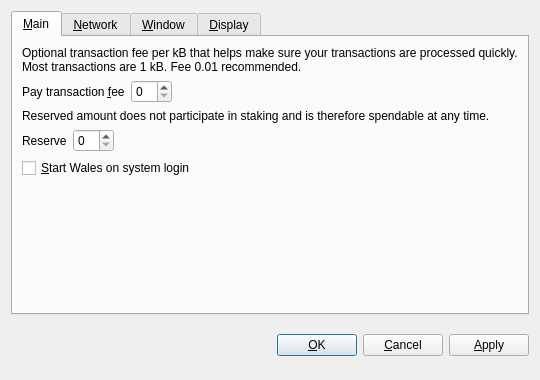
<?xml version="1.0" encoding="UTF-8"?>
<ui version="4.0">
 <class>OptionsDialog</class>
 <widget class="QDialog" name="OptionsDialog">
  <property name="geometry">
   <rect>
    <x>0</x>
    <y>0</y>
    <width>540</width>
    <height>380</height>
   </rect>
  </property>
  <property name="windowTitle">
   <string>Options</string>
  </property>
  <property name="modal">
   <bool>true</bool>
  </property>
  <layout class="QVBoxLayout" name="verticalLayout">
   <item>
    <widget class="QTabWidget" name="tabWidget">
     <property name="tabPosition">
      <enum>QTabWidget::North</enum>
     </property>
     <property name="currentIndex">
      <number>0</number>
     </property>
     <widget class="QWidget" name="tabMain">
      <attribute name="title">
       <string>&amp;Main</string>
      </attribute>
      <layout class="QVBoxLayout" name="verticalLayout_Main">
       <item>
        <widget class="QLabel" name="transactionFeeInfoLabel">
         <property name="text">
          <string>Optional transaction fee per kB that helps make sure your transactions are processed quickly. Most transactions are 1 kB. Fee 0.01 recommended.</string>
         </property>
         <property name="textFormat">
          <enum>Qt::PlainText</enum>
         </property>
         <property name="wordWrap">
          <bool>true</bool>
         </property>
        </widget>
       </item>
       <item>
        <layout class="QHBoxLayout" name="horizontalLayoutFee">
         <item>
          <widget class="QLabel" name="transactionFeeLabel">
           <property name="text">
            <string>Pay transaction &amp;fee</string>
           </property>
           <property name="textFormat">
            <enum>Qt::PlainText</enum>
           </property>
           <property name="buddy">
            <cstring>transactionFee</cstring>
           </property>
          </widget>
         </item>
         <item>
          <widget class="BitcoinAmountField" name="transactionFee"/>
         </item>
         <item>
          <spacer name="horizontalSpacerFee">
           <property name="orientation">
            <enum>Qt::Horizontal</enum>
           </property>
           <property name="sizeHint" stdset="0">
            <size>
             <width>40</width>
             <height>20</height>
            </size>
           </property>
          </spacer>
         </item>
        </layout>
       </item>
       <item>
        <widget class="QLabel" name="reserveBalanceInfoLabel">
         <property name="text">
          <string>Reserved amount does not participate in staking and is therefore spendable at any time.</string>
         </property>
         <property name="textFormat">
          <enum>Qt::PlainText</enum>
         </property>
         <property name="wordWrap">
          <bool>true</bool>
         </property>
        </widget>
       </item>
       <item>
        <layout class="QHBoxLayout" name="horizontalLayoutReserveBalance">
         <item>
          <widget class="QLabel" name="reserveBalanceLabel">
           <property name="text">
            <string>Reserve</string>
           </property>
           <property name="textFormat">
            <enum>Qt::PlainText</enum>
           </property>
           <property name="buddy">
            <cstring>reserveBalance</cstring>
           </property>
          </widget>
         </item>
         <item>
          <widget class="BitcoinAmountField" name="reserveBalance"/>
         </item>
         <item>
          <spacer name="horizontalSpacerReserveBalance">
           <property name="orientation">
            <enum>Qt::Horizontal</enum>
           </property>
           <property name="sizeHint" stdset="0">
            <size>
             <width>40</width>
             <height>20</height>
            </size>
           </property>
          </spacer>
         </item>
        </layout>
       </item>
       <item>
        <widget class="QCheckBox" name="bitcoinAtStartup">
         <property name="toolTip">
          <string>Automatically start Wales after logging in to the system.</string>
         </property>
         <property name="text">
          <string>&amp;Start Wales on system login</string>
         </property>
        </widget>
       </item>
       <item>
        <spacer name="verticalSpacer_Main">
         <property name="orientation">
          <enum>Qt::Vertical</enum>
         </property>
         <property name="sizeHint" stdset="0">
          <size>
           <width>20</width>
           <height>40</height>
          </size>
         </property>
        </spacer>
       </item>
      </layout>
     </widget>
     <widget class="QWidget" name="tabNetwork">
      <attribute name="title">
       <string>&amp;Network</string>
      </attribute>
      <layout class="QVBoxLayout" name="verticalLayout_Network">
       <item>
        <widget class="QCheckBox" name="mapPortUpnp">
         <property name="toolTip">
          <string>Automatically open the Wales client port on the router. This only works when your router supports UPnP and it is enabled.</string>
         </property>
         <property name="text">
          <string>Map port using &amp;UPnP</string>
         </property>
        </widget>
       </item>
       <item>
        <widget class="QCheckBox" name="connectSocks">
         <property name="toolTip">
          <string>Connect to the Wales network through a SOCKS proxy (e.g. when connecting through Tor).</string>
         </property>
         <property name="text">
          <string>&amp;Connect through SOCKS proxy:</string>
         </property>
        </widget>
       </item>
       <item>
        <layout class="QHBoxLayout" name="horizontalLayout_Network">
         <item>
          <widget class="QLabel" name="proxyIpLabel">
           <property name="text">
            <string>Proxy &amp;IP:</string>
           </property>
           <property name="textFormat">
            <enum>Qt::PlainText</enum>
           </property>
           <property name="buddy">
            <cstring>proxyIp</cstring>
           </property>
          </widget>
         </item>
         <item>
          <widget class="QValidatedLineEdit" name="proxyIp">
           <property name="maximumSize">
            <size>
             <width>140</width>
             <height>16777215</height>
            </size>
           </property>
           <property name="toolTip">
            <string>IP address of the proxy (e.g. 127.0.0.1)</string>
           </property>
          </widget>
         </item>
         <item>
          <widget class="QLabel" name="proxyPortLabel">
           <property name="text">
            <string>&amp;Port:</string>
           </property>
           <property name="textFormat">
            <enum>Qt::PlainText</enum>
           </property>
           <property name="buddy">
            <cstring>proxyPort</cstring>
           </property>
          </widget>
         </item>
         <item>
          <widget class="QLineEdit" name="proxyPort">
           <property name="maximumSize">
            <size>
             <width>55</width>
             <height>16777215</height>
            </size>
           </property>
           <property name="toolTip">
            <string>Port of the proxy (e.g. 9050)</string>
           </property>
          </widget>
         </item>
         <item>
          <widget class="QLabel" name="socksVersionLabel">
           <property name="text">
            <string>SOCKS &amp;Version:</string>
           </property>
           <property name="textFormat">
            <enum>Qt::PlainText</enum>
           </property>
           <property name="buddy">
            <cstring>socksVersion</cstring>
           </property>
          </widget>
         </item>
         <item>
          <widget class="QValueComboBox" name="socksVersion">
           <property name="toolTip">
            <string>SOCKS version of the proxy (e.g. 5)</string>
           </property>
          </widget>
         </item>
         <item>
          <spacer name="horizontalSpacer_Network">
           <property name="orientation">
            <enum>Qt::Horizontal</enum>
           </property>
           <property name="sizeHint" stdset="0">
            <size>
             <width>40</width>
             <height>20</height>
            </size>
           </property>
          </spacer>
         </item>
        </layout>
       </item>
       <item>
        <spacer name="verticalSpacer_Network">
         <property name="orientation">
          <enum>Qt::Vertical</enum>
         </property>
         <property name="sizeHint" stdset="0">
          <size>
           <width>20</width>
           <height>40</height>
          </size>
         </property>
        </spacer>
       </item>
      </layout>
     </widget>
     <widget class="QWidget" name="tabWindow">
      <attribute name="title">
       <string>&amp;Window</string>
      </attribute>
      <layout class="QVBoxLayout" name="verticalLayout_Window">
       <item>
        <widget class="QCheckBox" name="minimizeToTray">
         <property name="toolTip">
          <string>Show only a tray icon after minimizing the window.</string>
         </property>
         <property name="text">
          <string>&amp;Minimize to the tray instead of the taskbar</string>
         </property>
        </widget>
       </item>
       <item>
        <widget class="QCheckBox" name="minimizeOnClose">
         <property name="toolTip">
          <string>Minimize instead of exit the application when the window is closed. When this option is enabled, the application will be closed only after selecting Quit in the menu.</string>
         </property>
         <property name="text">
          <string>M&amp;inimize on close</string>
         </property>
        </widget>
       </item>
       <item>
        <spacer name="verticalSpacer_Window">
         <property name="orientation">
          <enum>Qt::Vertical</enum>
         </property>
         <property name="sizeHint" stdset="0">
          <size>
           <width>20</width>
           <height>40</height>
          </size>
         </property>
        </spacer>
       </item>
      </layout>
     </widget>
     <widget class="QWidget" name="tabDisplay">
      <attribute name="title">
       <string>&amp;Display</string>
      </attribute>
      <layout class="QVBoxLayout" name="verticalLayout_Display">
       <item>
        <layout class="QHBoxLayout" name="horizontalLayout_1_Display">
         <item>
          <widget class="QLabel" name="langLabel">
           <property name="text">
            <string>User Interface &amp;language:</string>
           </property>
           <property name="textFormat">
            <enum>Qt::PlainText</enum>
           </property>
           <property name="buddy">
            <cstring>lang</cstring>
           </property>
          </widget>
         </item>
         <item>
          <widget class="QValueComboBox" name="lang">
           <property name="toolTip">
            <string>The user interface language can be set here. This setting will take effect after restarting Wales.</string>
           </property>
          </widget>
         </item>
        </layout>
       </item>
       <item>
        <layout class="QHBoxLayout" name="horizontalLayout_2_Display">
         <item>
          <widget class="QLabel" name="unitLabel">
           <property name="text">
            <string>&amp;Unit to show amounts in:</string>
           </property>
           <property name="textFormat">
            <enum>Qt::PlainText</enum>
           </property>
           <property name="buddy">
            <cstring>unit</cstring>
           </property>
          </widget>
         </item>
         <item>
          <widget class="QValueComboBox" name="unit">
           <property name="toolTip">
            <string>Choose the default subdivision unit to show in the interface and when sending coins.</string>
           </property>
          </widget>
         </item>
        </layout>
       </item>
       <item>
        <widget class="QCheckBox" name="displayAddresses">
         <property name="toolTip">
          <string>Whether to show Wales addresses in the transaction list or not.</string>
         </property>
         <property name="text">
          <string>&amp;Display addresses in transaction list</string>
         </property>
        </widget>
       </item>
       <item>
        <widget class="QCheckBox" name="coinControlFeatures">
         <property name="toolTip">
          <string>Whether to show coin control features or not.</string>
         </property>
         <property name="text">
          <string>Display coin &amp;control features (experts only!)</string>
         </property>
        </widget>
       </item>
       <item>
        <spacer name="verticalSpacer_Display">
         <property name="orientation">
          <enum>Qt::Vertical</enum>
         </property>
         <property name="sizeHint" stdset="0">
          <size>
           <width>20</width>
           <height>40</height>
          </size>
         </property>
        </spacer>
       </item>
      </layout>
     </widget>
    </widget>
   </item>
   <item>
    <layout class="QHBoxLayout" name="horizontalLayout_Buttons">
     <item>
      <spacer name="horizontalSpacer_1">
       <property name="orientation">
        <enum>Qt::Horizontal</enum>
       </property>
       <property name="sizeHint" stdset="0">
        <size>
         <width>40</width>
         <height>48</height>
        </size>
       </property>
      </spacer>
     </item>
     <item>
      <widget class="QLabel" name="statusLabel">
       <property name="font">
        <font>
         <weight>75</weight>
         <bold>true</bold>
        </font>
       </property>
       <property name="text">
        <string/>
       </property>
       <property name="textFormat">
        <enum>Qt::PlainText</enum>
       </property>
       <property name="wordWrap">
        <bool>true</bool>
       </property>
      </widget>
     </item>
     <item>
      <spacer name="horizontalSpacer_2">
       <property name="orientation">
        <enum>Qt::Horizontal</enum>
       </property>
       <property name="sizeHint" stdset="0">
        <size>
         <width>40</width>
         <height>48</height>
        </size>
       </property>
      </spacer>
     </item>
     <item>
      <widget class="QPushButton" name="okButton">
       <property name="text">
        <string>&amp;OK</string>
       </property>
      </widget>
     </item>
     <item>
      <widget class="QPushButton" name="cancelButton">
       <property name="text">
        <string>&amp;Cancel</string>
       </property>
       <property name="autoDefault">
        <bool>false</bool>
       </property>
      </widget>
     </item>
     <item>
      <widget class="QPushButton" name="applyButton">
       <property name="text">
        <string>&amp;Apply</string>
       </property>
       <property name="autoDefault">
        <bool>false</bool>
       </property>
      </widget>
     </item>
    </layout>
   </item>
  </layout>
 </widget>
 <customwidgets>
  <customwidget>
   <class>BitcoinAmountField</class>
   <extends>QSpinBox</extends>
   <header>bitcoinamountfield.h</header>
  </customwidget>
  <customwidget>
   <class>QValueComboBox</class>
   <extends>QComboBox</extends>
   <header>qvaluecombobox.h</header>
  </customwidget>
  <customwidget>
   <class>QValidatedLineEdit</class>
   <extends>QLineEdit</extends>
   <header>qvalidatedlineedit.h</header>
  </customwidget>
 </customwidgets>
 <resources/>
 <connections/>
</ui>
